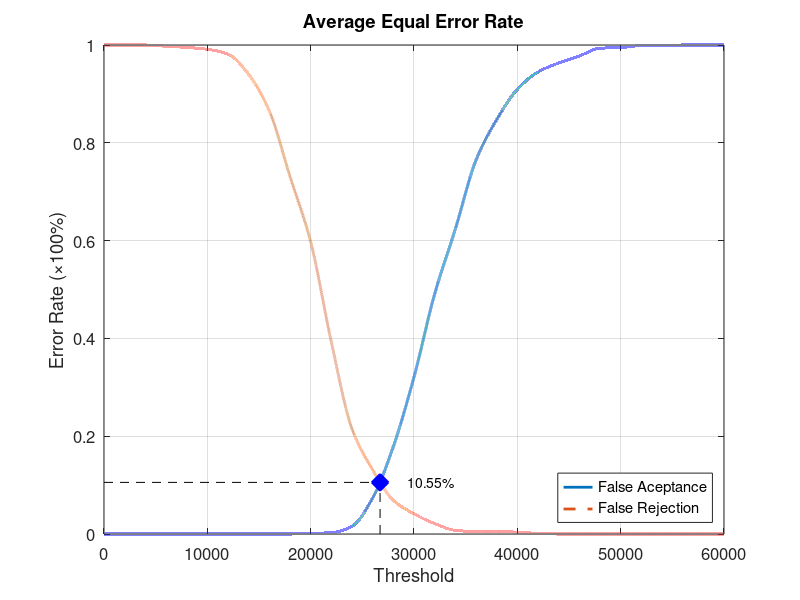
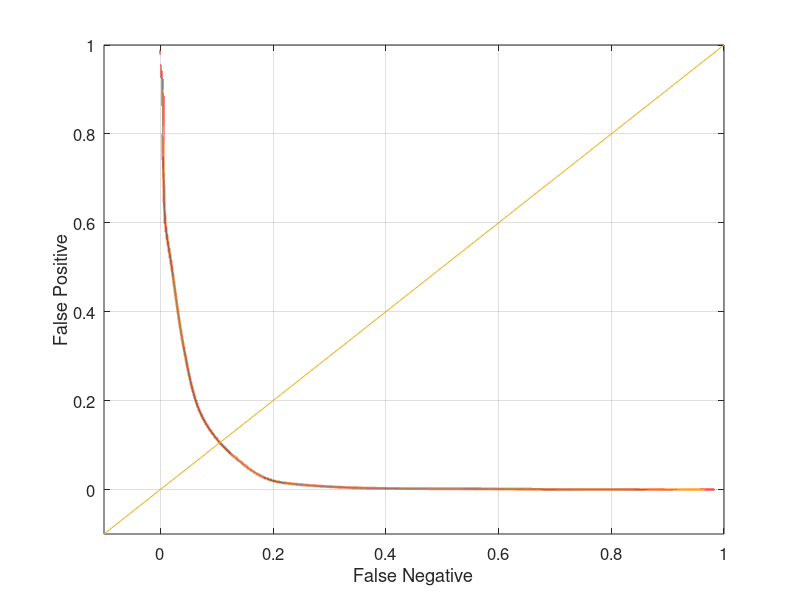

Here is the MATLAB script that generated these plots, in order:
function yEER = Experiment1Average
close all;
clear;
clc;
x = 0:2000:60000;
xq = 0:0.5:60000;

y0 = [0 0 0 0 0 0 0 0 0 0 0.00131579 0.00263158 0.0157895 0.0736842 0.178947 0.321053 0.490789 0.623684 0.764474 0.847368 0.909211 0.944737 0.963158 0.977632 0.993421 0.994737 0.998684 0.998684 1 1 1];
yy0 = interp1(x, y0, xq, 'pchip');
y1 = [1 1 1 0.9975 0.995 0.99125 0.98125 0.94 0.865 0.73125 0.5975 0.3925 0.215 0.13125 0.06875 0.04125 0.02125 0.0075 0.005 0.005 0.00375 0.00125 0 0 0 0 0 0 0 0 0];
yy1 = interp1(x, y1, xq, 'pchip');

% Calculating EER: 
y2 = abs(y0 - y1);
find(y2 == min(y2))
yy2 = abs(yy0 - yy1);
xEER = find(yy2 == min(yy2));
xEERIndex = xq(xEER) % X-axis EER
yEER = yy0(xEER) % Y-axis EER

main = figure
plot(xq, yy0,'-','LineWidth', 2);	hold on
plot(xq, yy1,'--','LineWidth', 2);	hold on
plot([xEERIndex xEERIndex], [0 yEER], 'k--');	hold on
plot([0 xEERIndex], [yEER yEER], 'k--');	hold on
plot(xEERIndex, yEER, 'bx', 'LineWidth', 10);	hold on
text(xEERIndex + 10 * xEERIndex / 100, yEER, [num2str(round((10000 * yEER)) / 100) '%'])
legend('False Aceptance', 'False Rejection', 'Location', 'SouthEast')
xlabel('Threshold')
ylabel('Error Rate (\times100%)')
title('Average Equal Error Rate')
set(gca, 'FontSize', 12)
axis([0 60000 0 1])
grid on

print(main, 'Experiment1AverageMain', '-dpng');
FNRxFPR = figure('Color', [1 1 1]);
plot(yy1, yy0, '-', yy1, yy0, 'LineWidth', 2);
hold on
y = -0.1:0.1:1
plot(y, y); 
set(gca, 'FontSize', 12)
xlabel('False Negative')
ylabel('False Positive')
axis([-0.1 1 -0.1 1])
set(gca, 'FontSize', 12)
grid on

print(FNRxFPR, 'Experiment1AverageFNRxFPR','-dpng');
end
